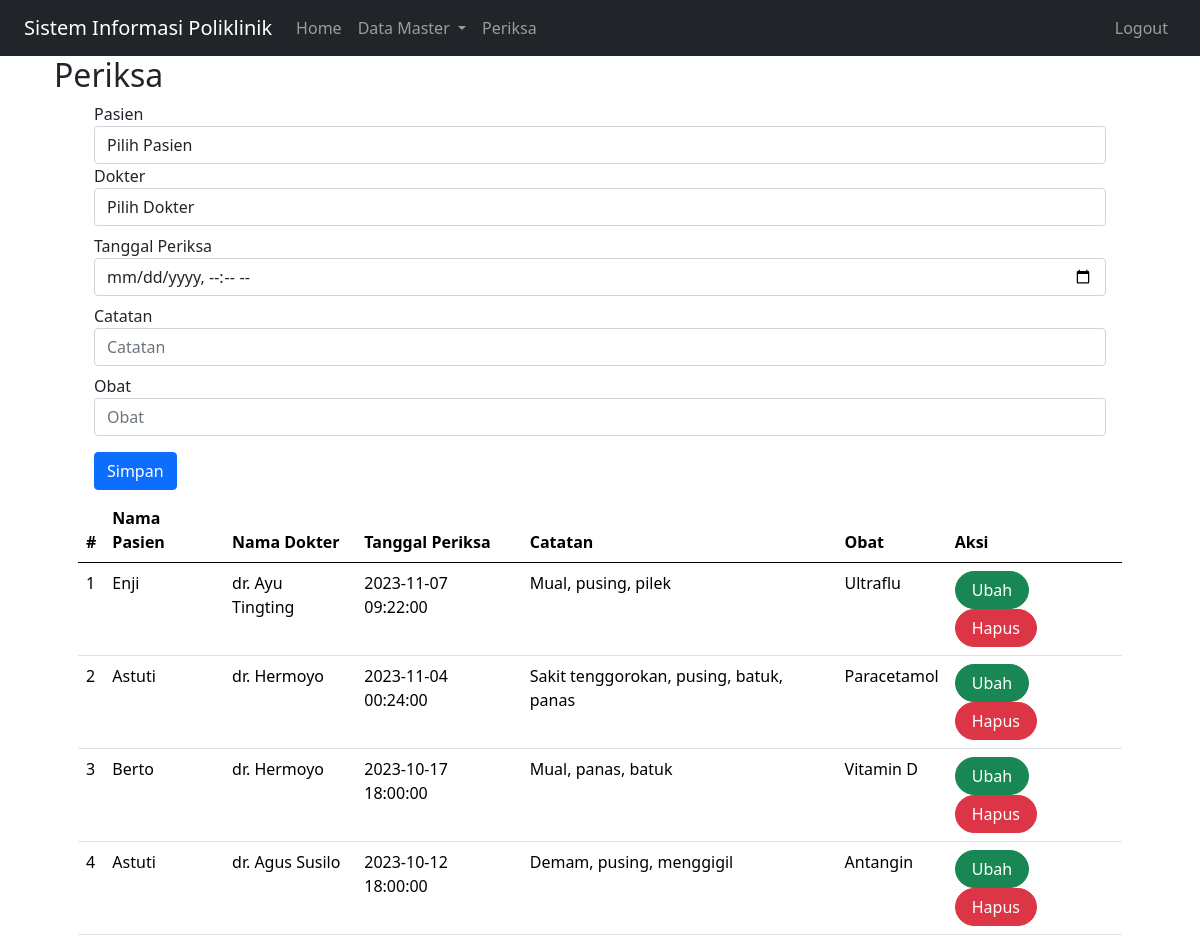
The page /index.php?page=periksa (signed in) on the database its author committed.
### tables this page shows
CREATE TABLE `periksa` (
  `id` int(10) NOT NULL,
  `id_pasien` int(11) NOT NULL,
  `id_dokter` int(11) NOT NULL,
  `tgl_periksa` datetime NOT NULL,
  `catatan` text NOT NULL,
  `obat` varchar(255) NOT NULL
);

CREATE TABLE `pasien` (
  `id` int(10) NOT NULL,
  `nama` varchar(255) NOT NULL,
  `alamat` varchar(255) NOT NULL,
  `no_hp` varchar(60) NOT NULL
);

CREATE TABLE `dokter` (
  `id` int(10) NOT NULL,
  `nama` varchar(255) DEFAULT NULL,
  `alamat` varchar(50) DEFAULT NULL,
  `no_hp` varchar(50) DEFAULT NULL
);

### periksa.php (the view, shortened to what this page needs)
<?php
    include_once("koneksi.php");
?>
<!DOCTYPE html>
<html lang="en">
<head>
    <link href="https://cdn.jsdelivr.net/npm/bootstrap@5.0.2/dist/css/bootstrap.min.css" rel="stylesheet">
</head>
<body>
    <div class="container">
        <form class="form-horizontal" method="POST" action="" name="myForm" onsubmit="return validateForm();">
            <?php
            $tgl_periksa = '';
            $catatan = '';
            $obat = '';
            ?>
            <div class="form-group mx-sm-3 mb-2">
                <label for="inputPasien" class="sr-only">Pasien</label>
                <select class="form-control" name="id_pasien">
                    <option hidden>Pilih Pasien</option>
                </select>
                <label for="inputDokter" class="sr-only">Dokter</label>
                <select class="form-control" name="id_dokter">
                    <option hidden>Pilih Dokter</option>
                </select>
                <label for="inputTanggal" class="control-label mt-2">Tanggal Periksa</label>
                <div>
                    <input type="datetime-local" class="form-control" name="tgl_periksa" id="inputTanggal" placeholder="Tanggal Periksa" value="<?php echo $tgl_periksa ?>">
                </div>
                <label for="inputCatatan" class="control-label mt-2">Catatan</label>
                <div>
                    <input type="text" class="form-control" name="catatan" id="inputCatatan" placeholder="Catatan" value="<?php echo $catatan ?>">
                </div>
                <label for="inputObat" class="control-label mt-2">Obat</label>
                <div>
                    <input type="text" class="form-control" name="obat" id="inputObat" placeholder="Obat" value="<?php echo $obat ?>">
                </div>
                <div>
                    <button type="submit" class="btn btn-primary mt-3" name="simpan">Simpan</button>
                </div>
            </div>
        </form>
        <table class="table table-hover">
            <thead>
                <tr>
                    <th scope="col">#</th>
                    <th scope="col">Nama Pasien</th>
                    <th scope="col">Nama Dokter</th>
                    <th scope="col">Tanggal Periksa</th>
                    <th scope="col">Catatan</th>
                    <th scope="col">Obat</th>
                    <th scope="col">Aksi</th>
                </tr>
            </thead>
            <tbody>
                <?php
                $result = mysqli_query($mysqli, "SELECT pr.*,d.nama as 'nama_dokter', p.nama as 'nama_pasien' FROM periksa pr LEFT JOIN dokter d ON (pr.id_dokter=d.id) LEFT JOIN pasien p ON (pr.id_pasien=p.id) ORDER BY pr.tgl_periksa DESC");
                $no = 1;
                while ($data = mysqli_fetch_array($result)) {
                ?>
                    <tr>
                        <td><?php echo $no++ ?></td>
                        <td><?php echo $data['nama_pasien'] ?></td>
                        <td><?php echo $data['nama_dokter'] ?></td>
                        <td><?php echo $data['tgl_periksa'] ?></td>
                        <td><?php echo $data['catatan'] ?></td>
                        <td><?php echo $data['obat'] ?></td>
                        <td>
                            <a class="btn btn-success rounded-pill px-3" href="index.php?page=periksa&id=<?php echo $data['id'] ?>">Ubah</a>
                            <a class="btn btn-danger rounded-pill px-3" href="index.php?page=periksa&id=<?php echo $data['id'] ?>&aksi=hapus">Hapus</a>
                        </td>
                    </tr>
                <?php
                }
                ?>
            </tbody>
        </table>
    </div>
</body>
</html>

### rows shown on the page
periksa: id_pasien.nama "Enji", id_dokter.nama "dr. Ayu Tingting", tgl_periksa "2023-11-07 09:22:00", catatan "Mual, pusing, pilek", obat "Ultraflu"
periksa: id_pasien.nama "Astuti", id_dokter.nama "dr. Hermoyo", tgl_periksa "2023-11-04 00:24:00", catatan "Sakit tenggorokan, pusing, batuk, panas", obat "Paracetamol"
periksa: id_pasien.nama "Berto", id_dokter.nama "dr. Hermoyo", tgl_periksa "2023-10-17 18:00:00", catatan "Mual, panas, batuk", obat "Vitamin D"
periksa: id_pasien.nama "Astuti", id_dokter.nama "dr. Agus Susilo", tgl_periksa "2023-10-12 18:00:00", catatan "Demam, pusing, menggigil", obat "Antangin"

### other values the page prints
$_GET['page'] "Periksa"
